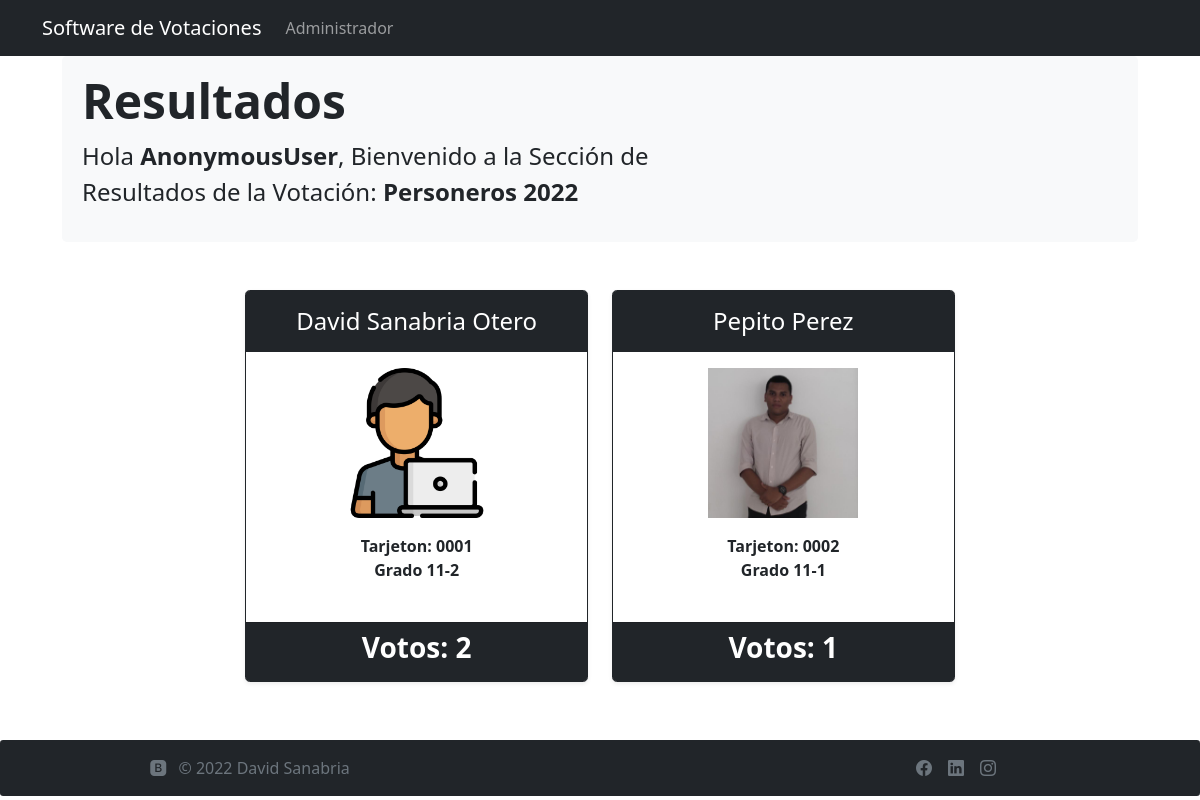
/vistaresultados/3, run on the app's committed database.
### votacion/models.py (models this page shows, shortened)
class votacion(models.Model):
    ide=models.AutoField(primary_key=True)
    nombre = models.CharField(max_length=100,null=False,blank=False,verbose_name="Nombre Votación")
    descripcion = models.CharField(max_length=250,null=False,blank=False,verbose_name="Descripción Votación")
    fecha_inicio = models.DateTimeField(verbose_name="Fecha de Inicio")
    fecha_fin = models.DateTimeField(verbose_name="Fecha de Finalización")
    estado = models.BooleanField(default=True,verbose_name="Estado")
    propietario = models.ForeignKey(User,on_delete= models.CASCADE, null=False, blank=False,verbose_name="Propietario")
    class Meta:
        verbose_name = 'Votación'
        verbose_name_plural = 'Votaciones'

class candidato(models.Model):
    ide=models.AutoField(primary_key=True)
    votante = models.ForeignKey(votante,on_delete= models.CASCADE, null=False, blank=False,verbose_name="Candidato")
    tarjeton = models.CharField(max_length=4,verbose_name="Número de Tarjeton")
    imagen = models.ImageField(verbose_name="Imagen",null=True)
    descripcion = models.CharField(max_length=100,verbose_name="Descripción")
    votacion = models.ForeignKey(votacion,on_delete= models.CASCADE, null=False, blank=False,verbose_name="Votación")
    class Meta:
        verbose_name = 'Candidato'
        verbose_name_plural = 'Candidatos'

class votante(models.Model):
    ide = models.IntegerField(primary_key=True,null=False,verbose_name="Identificacion")
    nombre = models.CharField(max_length=50,null=False,blank=False,verbose_name="Nombres")
    apellido = models.CharField(max_length=50,null=False,blank=False,verbose_name="Apellidos")
    votacion = models.JSONField(verbose_name="Votaciones",null=True,blank=True)
    class Meta:
        verbose_name = 'Votante'
        verbose_name_plural = 'Votantes'

### votacion/views.py (the view)
# urls.py: path('vistaresultados/<int:ide>',views.vistaResultados,name='vistaresultados'),
def vistaResultados(request,ide):
    Votacion = votacion.objects.get(ide=ide)
    Candidatos = candidato.objects.filter(votacion=ide)
    Data={}
    for i in Candidatos:
        Votos = votos.objects.filter(votacion=Votacion.ide,candidato=i.ide).count()
        Data[i.ide] = {
            'candidato':i,
            'votos':Votos
        }
    return render(request,'views/resultados/vistaResultados.html',{'votacion':Votacion,'data':Data.items(),'usuario':request.user})

### votacion/templates/views/resultados/vistaResultados.html (shortened to what this page needs)
{% load static %}
{% include 'base/base.html' %}
{% block content %}
<main>
    <div class="container col-md-11">
        <div class="p-2 mb-4 bg-light rounded-3">
            <div class="container-fluid py-2">
            <h1 class="display-5 fw-bold">Resultados</h1>
            <p class="col-md-8 fs-4">Hola <strong>{{usuario}}</strong>, Bienvenido a la Sección de Resultados de la Votación: <strong>{{votacion.nombre}}</strong></p>
            </div>
        </div>
        <br>
        <div class="row row-cols-1 row-cols-md-3 mb-3 text-center" aling="center">
        <div class="col-md-2"></div>
            {% for k, value in data  %}
                <div class="col" aling="center">
                    <div class="card mb-4 rounded-3 shadow-sm border-dark">
                        <div class="card-header py-3 text-white bg-dark border-dark">
                        <h4 class="my-0 fw-normal">{{value.candidato.votante.nombre}} {{value.candidato.votante.apellido}}</h4>
                        </div>
                        <div class="card-body">
                        <img src={{value.candidato.imagen.url}} height="150" width="150" alt="producto">
                        <ul class="list-unstyled mt-3 mb-4">
                            <li><p class='card-text'><strong>Tarjeton: {{value.candidato.tarjeton}}</strong></p></li>
                            <li><p class='card-text'><strong>{{value.candidato.descripcion}}</strong></p></li>
                        </ul>
                        </div>
                        <div class="card-footer bg-dark">
                            <h3 class="text-white"><strong>Votos: {{value.votos}} </strong></h3>
                        </div>
                    </div>
                </div>
            {% endfor %}
        </div>
    </div>
</main>
{% endblock %}
{% include 'base/footer.html' %}

### votacion/templates/base/base.html (shortened to what this page needs)
<!doctype html>
<html lang="es">
{% load static %}
<head>
  <link rel="stylesheet" type="text/css" href="{% static 'bootstrap/css/bootstrap.css' %}">
  <link rel="stylesheet" type="text/css" href="{% static 'bootstrap/css/bootstrap.min.css' %}">
  <link rel="stylesheet" type="text/css" href="{% static 'iconos/bootstrap-icons.css' %}">
  <link rel="stylesheet" type="text/css" href="{% static 'bootstrap/css/base.css' %}">
  <link href="{% static 'DataTables/datatables.css' %}" rel="stylesheet">
  <link rel="stylesheet" href="https://cdn.jsdelivr.net/npm/select2@4.1.0-rc.0/dist/css/select2.min.css"/>
</head>
<body>
  <header>
    <nav class="navbar navbar-expand-sm navbar-dark bg-dark">
        <div class="container">
        <a class="navbar-brand" title="Ir al inicio" href="{% url 'inicio' %}">Software de Votaciones</a>
        <div class="collapse navbar-collapse" id="collapsibleNavId">
          <ul class="navbar-nav me-auto mt-2 mt-lg-0">
            <li class="nav-item">
              <a class="nav-link" href="{% url 'listarvotaciones' %}">Administrador</a>
            </li>
          </ul>
        </div>
      </div>
    </nav>
  </header>

### votacion/templates/base/footer.html (shortened to what this page needs)
{% load static %}
<div class="row">
    <div align="center">
        <footer class="d-flex justify-content-between align-items-center py-3 my-1 bg-dark rounded-1">
                <div class="col-md-5 align-items-center">
                    <a href="/" class="mb-3 me-2 mb-md-0 text-muted text-decoration-none lh-1">
                        <i class="bi bi-bootstrap-fill"></i>
                    </a>
                    <span class="mb-3 mb-md-0 text-muted">&copy; 2022 David Sanabria</span>
                </div>
                <ul class="nav col-md-3 justify-content list-unstyled d-flex">
                    <li class="ms-3"><a class="text-muted" href="#"><i class="bi bi-facebook" width="24" height="24"></i></a></li>
                    <li class="ms-3"><a class="text-muted" href="#"><i class="bi bi-linkedin" width="24" height="24"></i></a></li>
                    <li class="ms-3"><a class="text-muted" href="#"><i class="bi bi-instagram" width="24" height="24"></i></a></li>
                </ul>
        </footer>
    </div>
</div>
</body>
</html>

### data on the page
votacion: nombre "Personeros 2022"
candidato: candidato.votante.nombre "David", candidato.votante.apellido "Sanabria Otero", candidato.imagen (picture), candidato.tarjeton "0001", candidato.descripcion "Grado 11-2", votos "2"
candidato: candidato.votante.nombre "Pepito", candidato.votante.apellido "Perez", candidato.imagen (picture), candidato.tarjeton "0002", candidato.descripcion "Grado 11-1", votos "1"

### other printed values
{{ usuario }} "AnonymousUser"
